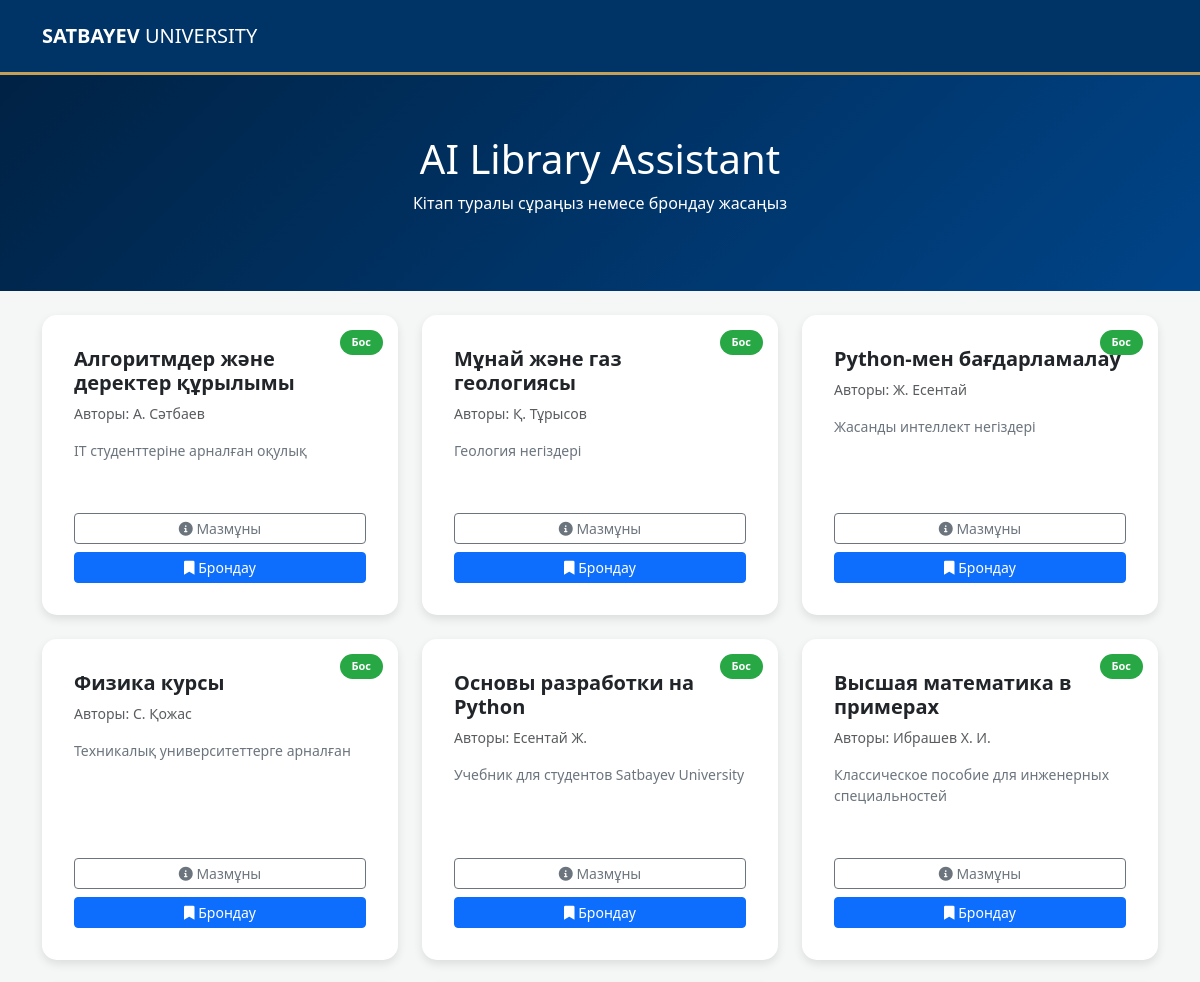
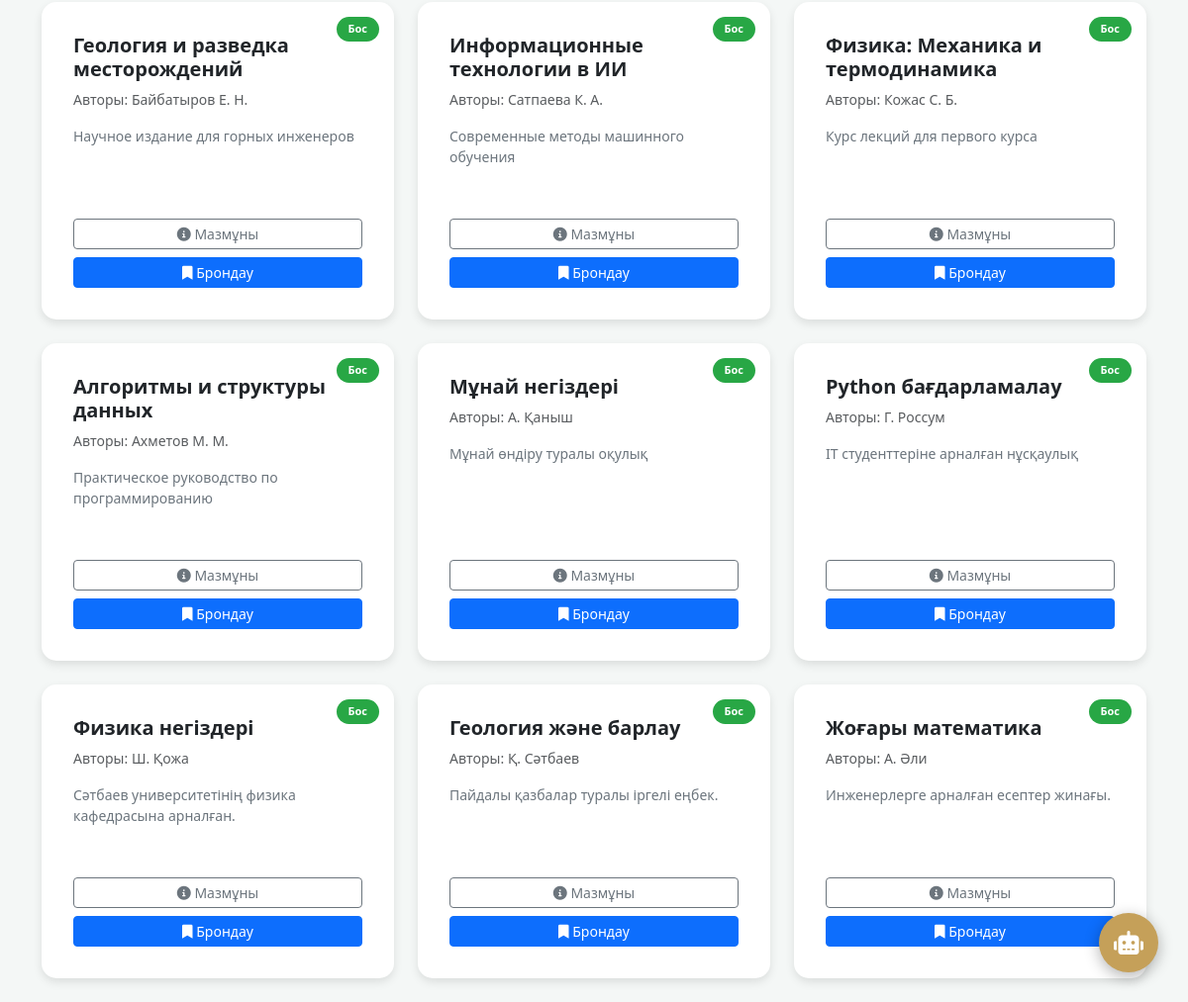
The page / on the database its author committed (2 pictures, top to bottom).
### catalog/models.py (models this page shows, shortened)
class Book(models.Model):
    title = models.CharField(max_length=200)
    author = models.CharField(max_length=100)
    summary = models.TextField()
    is_available = models.BooleanField(default=True)  # Кітап бос па немесе біреуде ме?

### catalog/views.py (the view)
# urls.py: path('', views.book_list, name='book_list'),  # Міне, осы жерде book_list функциясы керек
def book_list(request):
    books = Book.objects.all()
    return render(request, 'catalog/index.html', {'books': books})

### catalog/templates/catalog/index.html (shortened to what this page needs)
<!DOCTYPE html>
<html lang="kk">
<head>
    <link href="https://cdn.jsdelivr.net/npm/bootstrap@5.3.0/dist/css/bootstrap.min.css" rel="stylesheet">
    <link href="https://cdnjs.cloudflare.com/ajax/libs/font-awesome/6.0.0/css/all.min.css" rel="stylesheet">
</head>
<body>
<nav class="navbar navbar-dark p-3">
    <div class="container">
        <a class="navbar-brand" href="#"><strong>SATBAYEV</strong> UNIVERSITY</a>
    </div>
</nav>
<section class="hero-section">
    <div class="container">
        <h1>AI Library Assistant</h1>
        <p>Кітап туралы сұраңыз немесе брондау жасаңыз</p>
    </div>
</section>
<div class="container mt-4">
    <div class="row">
        {% for book in books %}
        <div class="col-md-4 mb-4">
            <div class="card book-card p-3">
                <span class="card-badge {% if book.is_available %}bg-available{% else %}bg-reserved{% endif %}">
                    {% if book.is_available %}Бос{% else %}Алынған{% endif %}
                </span>
                <div class="card-body d-flex flex-column">
                    <h5 class="fw-bold">{{ book.title }}</h5>
                    <p class="text-muted small">Авторы: {{ book.author }}</p>
                    <p class="small text-secondary flex-grow-1">{{ book.summary|truncatewords:15 }}</p>
                    <div class="mt-3">
                        <button class="btn btn-sm btn-outline-secondary w-100 mb-2" onclick="sendQuickMsg('«{{ book.title }}» кітабының мазмұны мен кейіпкерлері туралы айтып берші')">
                            <i class="fas fa-info-circle"></i> Мазмұны
                        </button>
                        {% if book.is_available %}
                        <button class="btn btn-sm btn-primary w-100" onclick="sendQuickMsg('Маған «{{ book.title }}» кітабын брондап берші')">
                            <i class="fas fa-bookmark"></i> Брондау
                        </button>
                        {% endif %}
                    </div>
                </div>
            </div>
        </div>
        {% endfor %}
    </div>
</div>
<button id="ai-chat-toggle" onclick="toggleChat()"><i class="fas fa-robot"></i></button>
</body>
</html>

### catalog/templates/catalog/index.html (style rules this page uses)
:root { --su-blue: #003366; --su-gold: #C5A059; --light-bg: #f4f7f6; --danger: #dc3545; --success: #28a745; }
body { font-family: 'Segoe UI', sans-serif; background-color: var(--light-bg); margin: 0; padding: 0; }
.navbar { background: var(--su-blue) !important; border-bottom: 3px solid var(--su-gold); }
.hero-section { background: linear-gradient(135deg, #002244 0%, #004488 100%); color: white; padding: 60px 0; text-align: center; }
.book-card { border: none; border-radius: 15px; background: white; transition: 0.3s; box-shadow: 0 4px 10px rgba(0,0,0,0.1); margin-bottom: 20px; position: relative; height: 100%; }
.card-badge { color: white; font-size: 11px; padding: 4px 12px; border-radius: 50px; position: absolute; top: 15px; right: 15px; font-weight: bold; }
.bg-available { background: var(--success); }
#ai-chat-toggle { position: fixed; bottom: 30px; right: 30px; width: 60px; height: 60px; border-radius: 50%; background: var(--su-gold); color: white; border: none; font-size: 24px; box-shadow: 0 4px 15px rgba(0,0,0,0.3); z-index: 1000; }

### rows shown on the page
Book: is_available "Бос", title "Алгоритмдер және деректер құрылымы", author "А. Сәтбаев", summary "IT студенттеріне арналған оқулық"
Book: is_available "Бос", title "Мұнай және газ геологиясы", author "Қ. Тұрысов", summary "Геология негіздері"
Book: is_available "Бос", title "Python-мен бағдарламалау", author "Ж. Есентай", summary "Жасанды интеллект негіздері"
Book: is_available "Бос", title "Физика курсы", author "С. Қожас", summary "Техникалық университеттерге арналған"
Book: is_available "Бос", title "Основы разработки на Python", author "Есентай Ж.", summary "Учебник для студентов Satbayev University"
Book: is_available "Бос", title "Высшая математика в примерах", author "Ибрашев Х. И.", summary "Классическое пособие для инженерных специальностей"
Book: is_available "Бос", title "Геология и разведка месторождений", author "Байбатыров Е. Н.", summary "Научное издание для горных инженеров"
Book: is_available "Бос", title "Информационные технологии в ИИ", author "Сатпаева К. А.", summary "Современные методы машинного обучения"
Book: is_available "Бос", title "Физика: Механика и термодинамика", author "Кожас С. Б.", summary "Курс лекций для первого курса"
Book: is_available "Бос", title "Алгоритмы и структуры данных", author "Ахметов М. М.", summary "Практическое руководство по программированию"
Book: is_available "Бос", title "Мұнай негіздері", author "А. Қаныш", summary "Мұнай өндіру туралы оқулық"
Book: is_available "Бос", title "Python бағдарламалау", author "Г. Россум", summary "IT студенттеріне арналған нұсқаулық"
Book: is_available "Бос", title "Физика негіздері", author "Ш. Қожа", summary "Сәтбаев университетінің физика кафедрасына арналған."
Book: is_available "Бос", title "Геология және барлау", author "Қ. Сәтбаев", summary "Пайдалы қазбалар туралы іргелі еңбек."
Book: is_available "Бос", title "Жоғары математика", author "А. Әли", summary "Инженерлерге арналған есептер жинағы."
